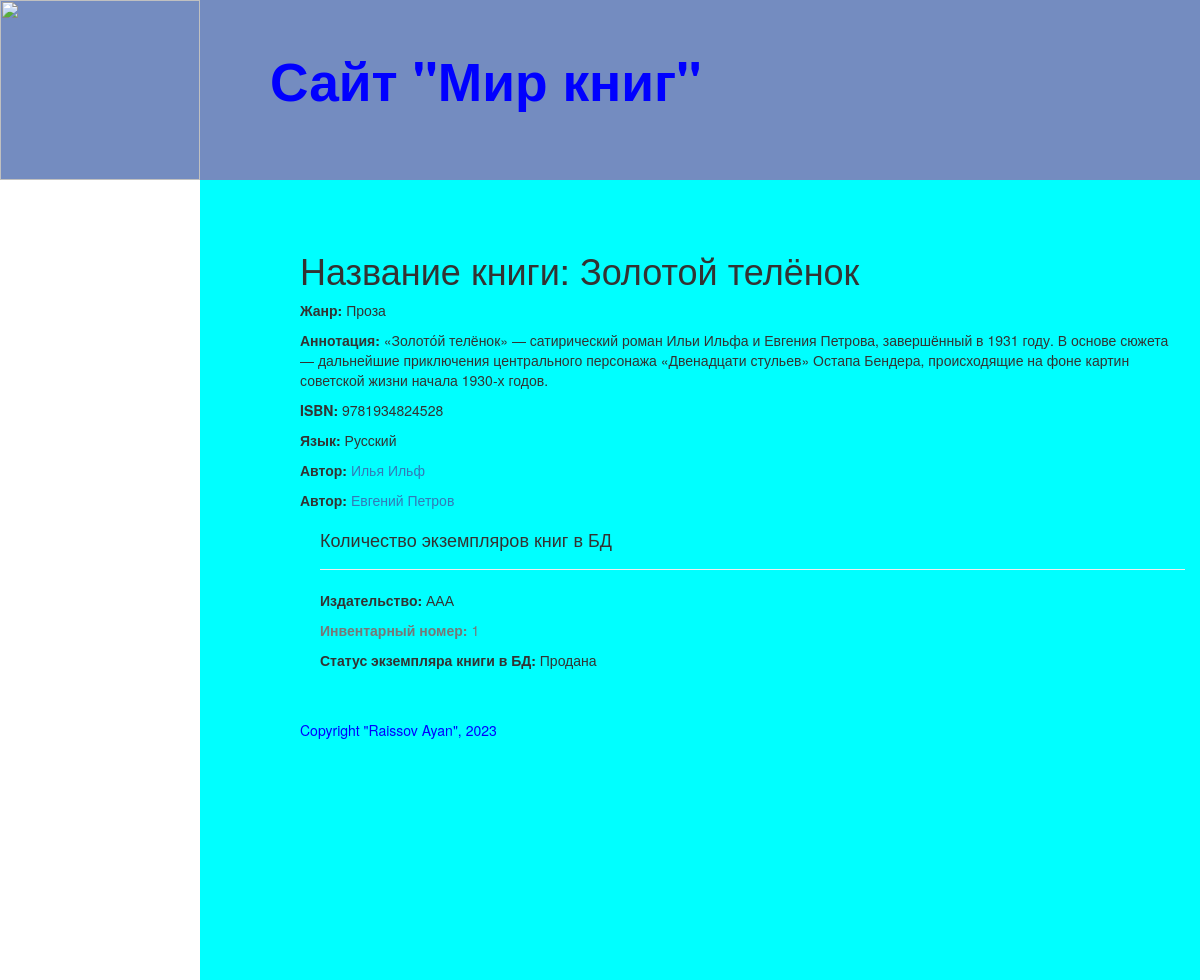
Screenshot of /book/1 with the database file from the repository.
### catalog/models.py (models this page shows, shortened)
class Book(models.Model):
    title = models.CharField(max_length=200, help_text="Введите название книги", verbose_name="Название книги")
    genre = models.ForeignKey('Genre', on_delete=models.CASCADE, help_text=" Выберите жанр для книги", verbose_name="Жанр книги", null=True)
    language = models.ForeignKey('Language', on_delete=models.CASCADE, help_text="Выберите язык книги", verbose_name="Язык книги", null=True)
    author = models.ManyToManyField('Author', help_text="Выберите автора книги", verbose_name="Автор книги")
    summary = models.TextField(max_length=1000, help_text="Введите краткое описание книги", verbose_name="Аннотация книги")
    isbn = models.CharField(max_length=13, help_text="Должно содержать 13 символов", verbose_name="ISBN книги")
    def display_author(self):
        return ', '.join([author.last_name for author in self.author.all()])
    display_author.short_description = 'Авторы'

class Genre(models.Model):
    name = models.CharField(max_length=200, help_text=" Введите жанр книги", verbose_name="Жанр книги")
    def __str__(self):
        return self.name

class Language(models.Model):
    name = models.CharField(max_length=20, help_text=" Введите язык книги", verbose_name="Язык книги")
    def __str__(self):
        return self.name

class Author(models.Model):
    first_name = models.CharField(max_length=100, help_text="Введите имя автора", verbose_name="Имя автора")
    last_name = models.CharField(max_length=100, help_text="Введите фамилию автора", verbose_name="Фамилия автора")
    date_of_birth = models.DateField(help_text="Введите дату рождения", verbose_name="Дата рождения", null=True, blank=True)
    date_of_death = models.DateField(help_text="Введите дату смерти", verbose_name="Дата смерти", null=True, blank=True)

class BookInstance(models.Model):
    book = models.ForeignKey('Book', on_delete=models.CASCADE, null=True, verbose_name="Название книги")
    inv_nom = models.CharField(max_length=20, null=True, help_text="Введите инвентарный номер экземпляра", verbose_name="Инвентарный номер")
    imprint = models.CharField(max_length=200, help_text="Введите издательство и год выпуска", verbose_name="Издательство")
    status = models.ForeignKey('Status', on_delete=models.CASCADE, null=True, help_text='Изменить состояние экземпляра', verbose_name="Статус экземпляра книги")
    due_back = models.DateField(null=True, blank=True, help_text="Введите конец срока статуса", verbose_name="Дата окончания статуса")
    borrower = models.ForeignKey(User, on_delete=models.SET_NULL,
                                 null=True, blank=True,
                                 verbose_name="Заказчик",
                                 help_text='Выберите заказчика книги')

class Status(models.Model):
    name = models.CharField(max_length=20, help_text="Введите статус экземпляра книги", verbose_name="Статус экземпляра книги")
    def __str__(self):
        return self.name

### catalog/views.py (the view)
# urls.py: re_path(r'^book/(?P<pk>\d+)$', views.BookDetailView.as_view(), name='book-detail'),
class BookDetailView(generic.DetailView):
    model = Book

### catalog/templates/catalog/book_detail.html (shortened to what this page needs)
<!DOCTYPE html>
{% extends "base_generic.html" %}
{% block content %}
 <h1>Название книги: {{ book.title }}</h1>
 <p><strong>Жанр:</strong> {{ book.genre }}</p>
 <p><strong>Аннотация:</strong> {{ book.summary }}</p>
 <p><strong>ISBN:</strong> {{ book.isbn }}</p>
 <p><strong>Язык:</strong> {{ book.language }}</p>
 {% for author in book.author.all %}
 <p><strong>Автор:</strong>
 <a href="">{{ author.first_name }}
 {{author.last_name}}</a></p>
 {% endfor %}
<div style="margin-left:20px;margin-top:20px">
 <h4>Количество экземпляров книг в БД</h4>
 {% for copy in book.bookinstance_set.all %}
 <hr>
 <p><strong>Издательство:</strong> {{copy.imprint}}</p>
 <p class="text-muted"><strong>Инвентарный номер:</strong> {{copy.id}}</p>
 <p><strong>Статус экземпляра книги в БД:</strong> {{copy.status}}</p>
 {% endfor %}
 </div>
{% endblock %}

### catalog/templates/base_generic.html (shortened to what this page needs)
<!DOCTYPE html>
<html lang="ru">
<head>
        <link rel="stylesheet" href="https://maxcdn.bootstrapcdn.com/bootstrap/3.3.7/css/bootstrap.min.css">
    {% load static %}
        <link href="{% static '/css/styles.css' %}" rel="stylesheet" >
    {% block head %}
    <div class="head-block">
        <a href="{% url 'index' %}">
        <img   src="{% static 'images/logotip.jpg' %}"style="width:200px; height:180px;" align="absmiddle">
            </a>
        <h1 class="mir-knig">Сайт "Мир книг"</h1>
        </div>
    {% endblock %}
</head>
<body>
<div class="container-fluid">
    <div class="row">
         <div class="col-sm-2">
        </div>
        <div class="col-sm-10">
            {% block content %}{% endblock %}
            {% block footer %}
            {% block copyright %}
            <p class="copyright">Copyright "Raissov Ayan", 2023</p>
            {% endblock %}
            {% endblock %}
        </div>
    </div>
 </div>
</body>
</html>

### catalog/static/css/styles.css (style rules this page uses)
.head-block { background-color: #748CC0; }
.col-sm-2 { height: 100vh; background-color: transparent; }
.col-sm-10 { padding-top: 50px; padding-left: 100px; background-color: aqua; height: 100vh; }
.copyright { color: blue; margin-top: 50px; }
.head-block { display: flex; }
.mir-knig { margin-top: 50px; margin-left: 70px; color: blue; font-size: 40pt; font-weight: 700; }

### rows the page displays
Book: title "Золотой телёнок", genre "Проза", summary "«Золото́й телёнок» — сатирический роман Ильи Ильфа и Евгения Петрова, завершённый в 1931 году. В основе сюжета — дальнейшие приключения центрального персонажа «Двенадцати стульев» Остапа Бендера, происходящие на фоне картин советской жизни начала 1930-х годов.", isbn "9781934824528", language "Русский"
Author: first_name "Илья", last_name "Ильф"
Author: first_name "Евгений", last_name "Петров"
BookInstance: imprint "ААА", id "1", status "Продана"
